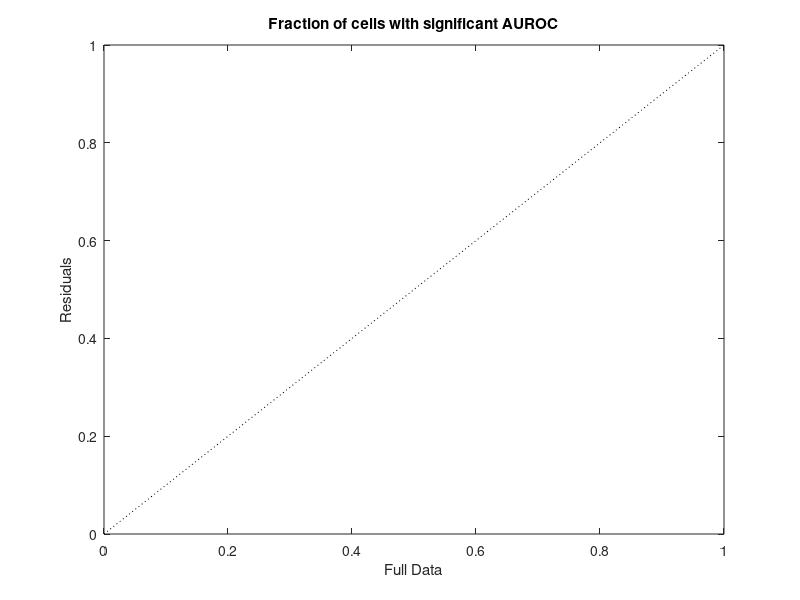

The MATLAB source for this figure:
warning off
folder = 'G:\DATA\';

files = dir('G:\DATA\*_TM.mat');
nFiles = length(files);
nRows = floor(sqrt(nFiles));
nColumns = ceil(nFiles/nRows);
sigFrac = zeros(nFiles, 2);
figure
for iFile = 1:nFiles
    load(fullfile(folder, files(iFile).name));
    subplot(nRows, nColumns, iFile);
    sigFrac(iFile, :) = TM.rocAnalysisTmp;
    drawnow;
end

figure
plot(sigFrac(:,1), sigFrac(:,2), 'o');
hold on;
plot([0, 1], [0, 1], 'k:');
xlabel('Full Data');
ylabel('Residuals');
title('Fraction of cells with significant AUROC');
warning on
